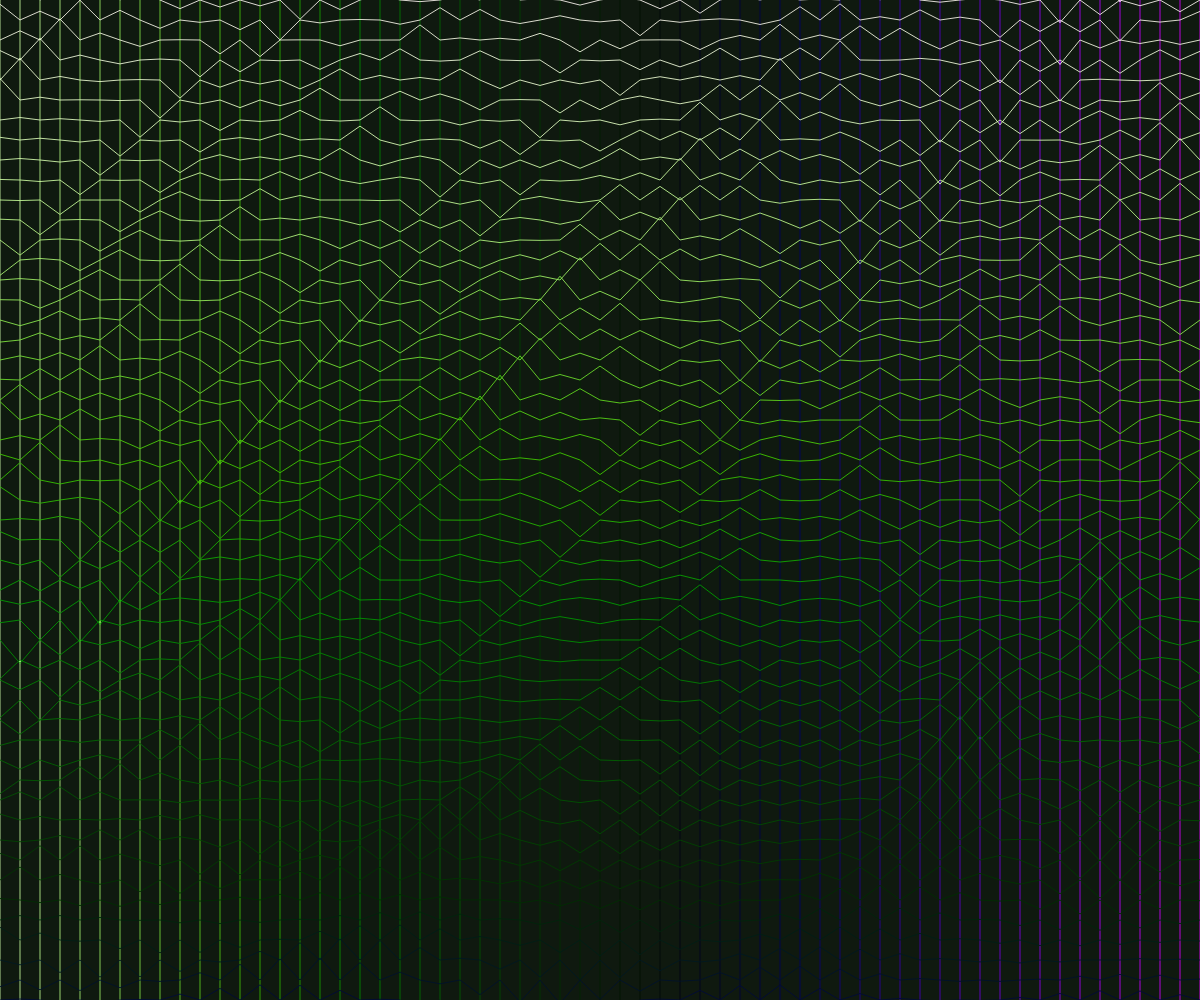
Frame 1 (no input)
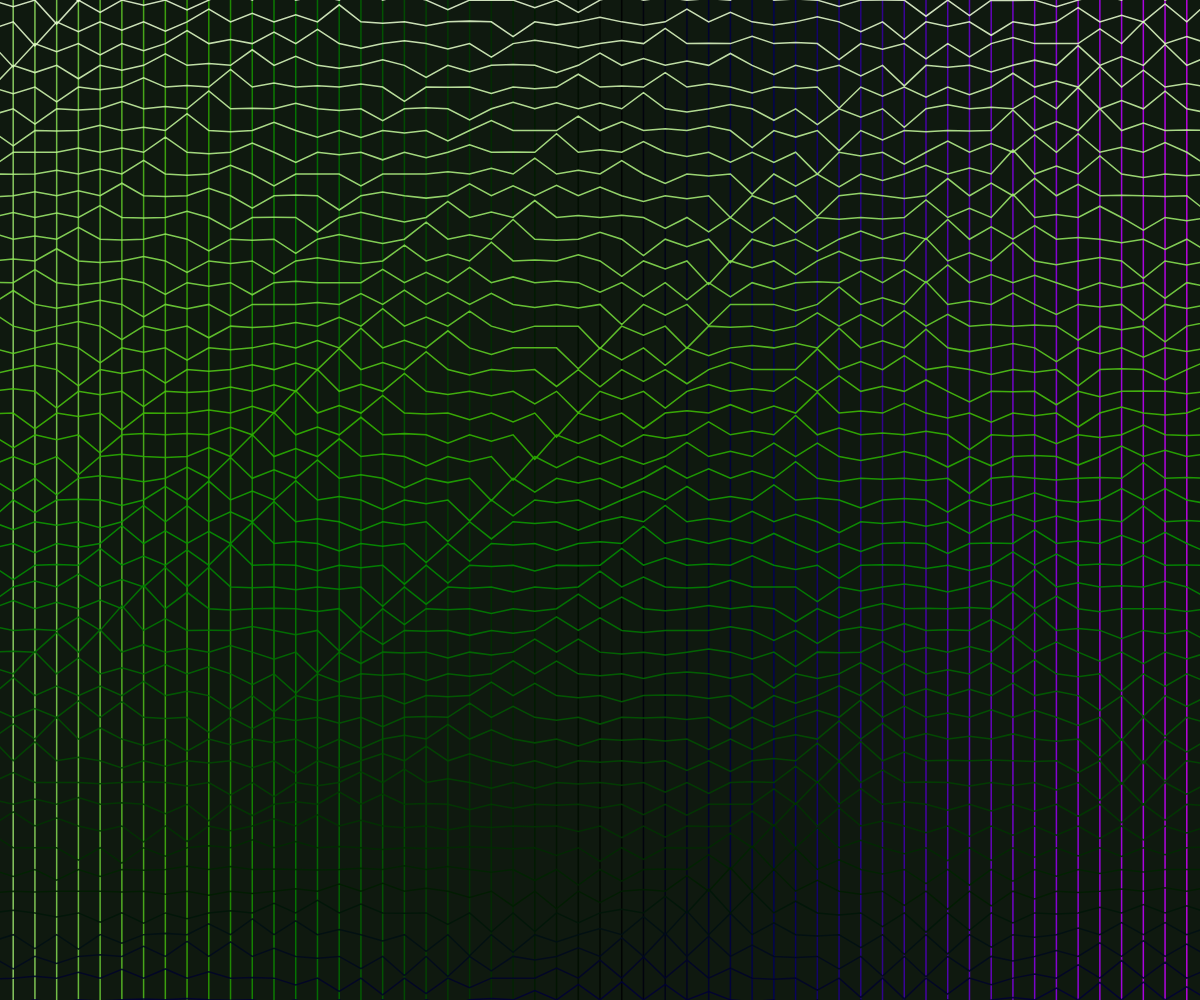
Frame 60 (no input)
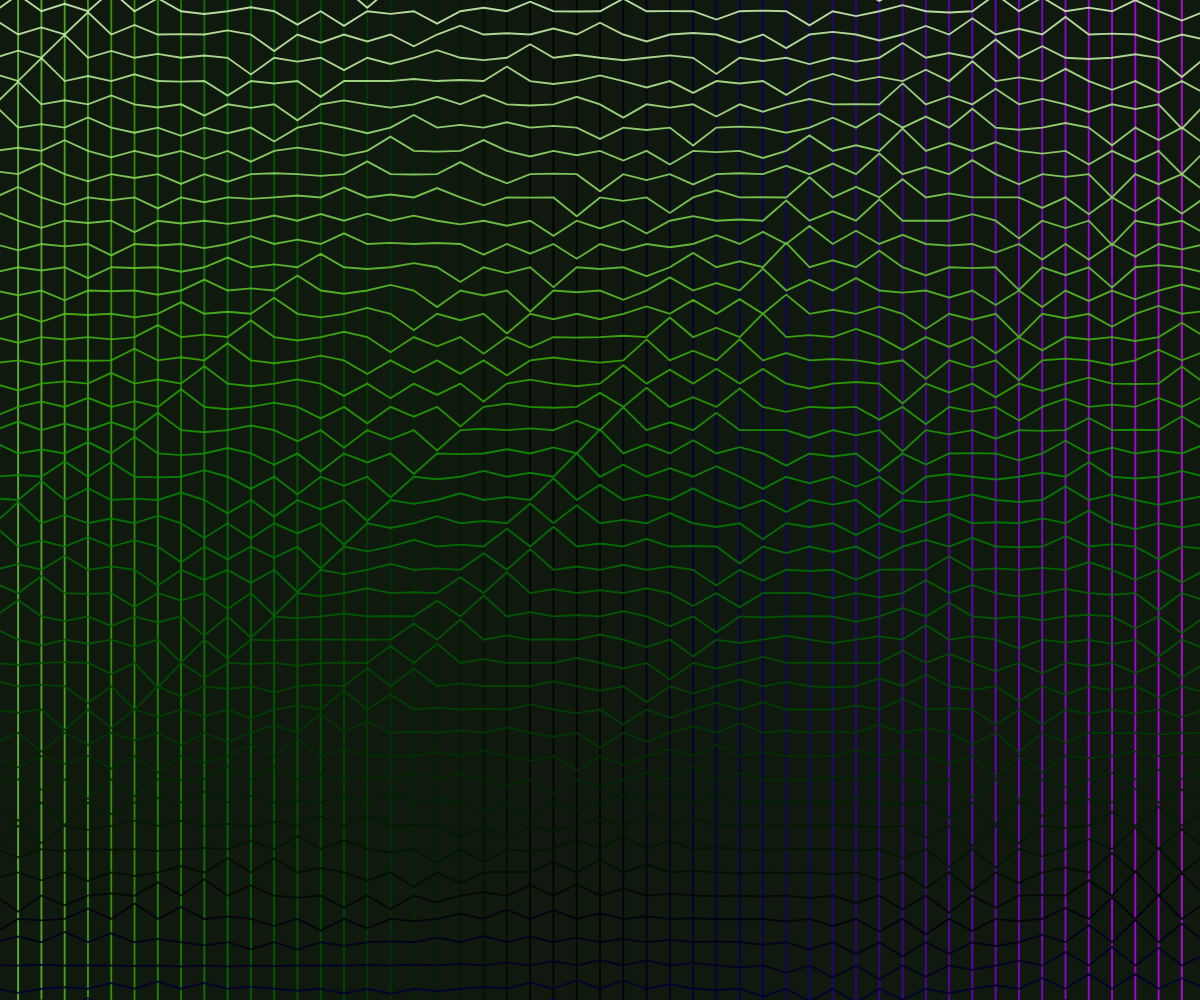
Frame 120 (the mouse pressed at the canvas centre since frame 60)

The p5.js sketch that drew these frames (run headless with seeded random() and noise() and a simulated clock; from frame 60 on, the mouse is pressed at the canvas centre):

// p5.js sketch
// ── sketch.js
let cols, rows;
let baseSpacing = 20; // Base spacing value
let spacing; // Dynamic spacing that will change
let angle = 0;
let colorAngle = 0;

function setup() {
  createCanvas(windowWidth, windowHeight);
  updateGridDimensions();
}

function updateGridDimensions() {
  // Recalculate columns and rows based on current spacing
  spacing = baseSpacing + sin(angle * 0.2) * 5; // Spacing oscillates between 15-25
  cols = Math.ceil(width / spacing) * 2; // Double the columns to ensure coverage
  rows = Math.ceil(height / spacing) * 2; // Double the rows to ensure coverage
}

function draw() {
  // Slowly cycle background through RGB space (very slow)
  let bgR = 15 + 10 * sin(colorAngle * 0.05);
  let bgG = 15 + 10 * sin(colorAngle * 0.06 + PI/2);
  let bgB = 15 + 15 * sin(colorAngle * 0.04 + PI);
  background(bgR, bgG, bgB);
  noFill();
  
  // Update the current spacing value based on sine wave
  spacing = baseSpacing + sin(angle * 0.2) * 5;
  
  // Calculate center offset for true center origin
  let centerX = width / 2;
  let centerY = height / 2;
  
  // Calculate the starting positions to center the grid
  let startX = centerX - (cols * spacing) / 2;
  let startY = centerY - (rows * spacing) / 2;
  
  // Update the stroke weight based on sine wave (oscillates between 0.5 and 2.5)
  let currentStrokeWeight = 1 + sin(angle * 0.3) * 1;
  strokeWeight(currentStrokeWeight);
  
  // Draw vertical lines
  for (let i = 0; i < cols; i++) {
    beginShape();
    
    // Create shimmering color effect with minimum brightness and slower speeds
    let r = 100 + 155 * sin(colorAngle * 0.3 + i * 0.08);
    let g = 100 + 155 * sin(colorAngle * 0.4 + i * 0.06);
    let b = 100 + 155 * sin(colorAngle * 0.25 + i * 0.09);
    stroke(r, g, b, 220);
    
    for (let j = 0; j < rows; j++) {
      let x = startX + i * spacing;
      let y = startY + j * spacing;
      
      // More irregular wave effect with multiple sine waves
      if ((i + j) % 2 == 0) {
        // Combine multiple sine waves at different frequencies and amplitudes
        y += sin(angle + (i + j) * 0.3) * 12; 
        y += sin(angle * 0.7 + (i * j) * 0.04) * 8;
        y += cos(angle * 1.3 + i * 0.2 + j * 0.1) * 5;
      }
      
      vertex(x, y);
    }
    endShape();
  }
  
  // Draw horizontal lines
  for (let j = 0; j < rows; j++) {
    beginShape();
    
    // Create shimmering color effect with different phase, minimum brightness and slower speeds
    let r = 100 + 155 * sin(colorAngle * 0.35 + j * 0.07);
    let g = 100 + 155 * sin(colorAngle * 0.45 + j * 0.05);
    let b = 100 + 155 * sin(colorAngle * 0.28 + j * 0.08);
    stroke(r, g, b, 220);
    
    for (let i = 0; i < cols; i++) {
      let x = startX + i * spacing;
      let y = startY + j * spacing;
      
      if ((i + j) % 2 == 0) {
        // Apply the same irregular wave effect to horizontal lines
        y += sin(angle + (i + j) * 0.3) * 12; 
        y += sin(angle * 0.7 + (i * j) * 0.04) * 8;
        y += cos(angle * 1.3 + i * 0.2 + j * 0.1) * 5;
      }
      
      vertex(x, y);
    }
    endShape();
  }
  
  angle += 0.03; // Slightly slower main animation
  colorAngle += 0.008; // Slow color cycling for a subtle effect
}

// Handle window resizing
function windowResized() {
  resizeCanvas(windowWidth, windowHeight);
  updateGridDimensions();
}
